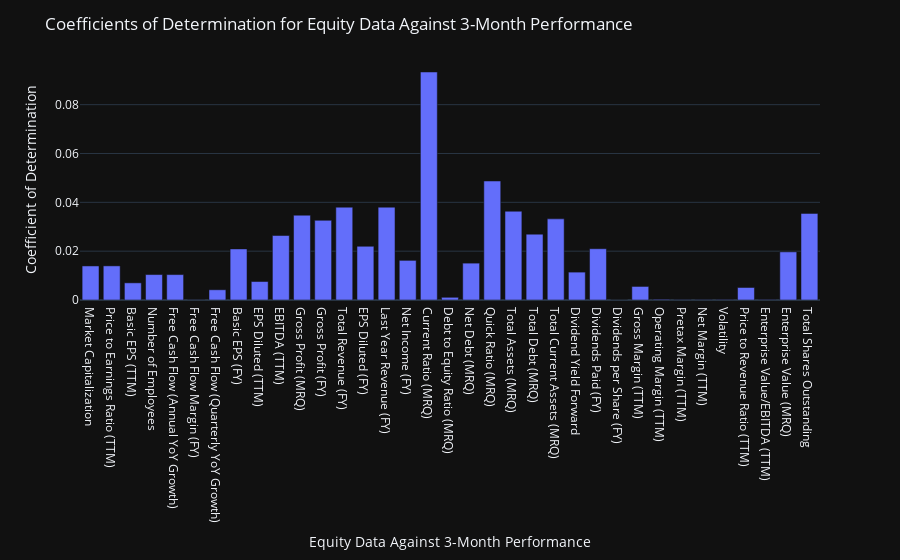
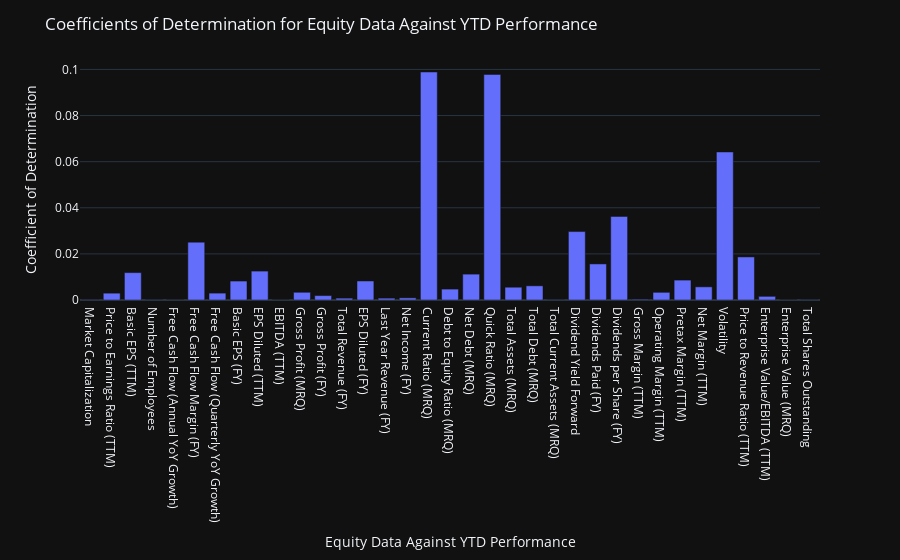

These figures' notebook cell, in order:
### Code cell
all_columns = list(mega_df_no_strings.columns)
all_columns.remove('Price')
all_columns.remove('3-Month Performance')
all_columns.remove('6-Month Performance')
all_columns.remove('YTD Performance')
all_columns.remove('Yearly Performance')
all_columns.remove('1-Year Beta')
y_value='3-Month Performance'

y_values=['3-Month Performance', 'YTD Performance']
for y_value in y_values:
    df = quant.get_lin_reg_coefs(mega_df, x_values=all_columns, y_value=y_value)
    fig = px.bar(df, x=f'Equity Data Against {y_value}', y='Coefficient of Determination')
    fig.update_layout(title_text=f'Coefficients of Determination for Equity Data Against {y_value}', template='plotly_dark')
    fig.show()

### Figure 1 — Plotly figure (JSON) as saved in the notebook; plotly's stock layout.template omitted (floating-point values rounded to 4 significant figures)
{"data": [{"alignmentgroup": "True", "hovertemplate": "Equity Data Against 3-Month Performance=%{x}<br>Coefficient of Determination=%{y}<extra></extra>", "legendgroup": "", "marker": {"color": "#636efa", "pattern": {"shape": ""}}, "name": "", "offsetgroup": "", "orientation": "v", "showlegend": false, "textposition": "auto", "type": "bar", "x": ["Market Capitalization", "Price to Earnings Ratio (TTM)", "Basic EPS (TTM)", "Number of Employees", "Free Cash Flow (Annual YoY Growth)", "Free Cash Flow Margin (FY)", "Free Cash Flow (Quarterly YoY Growth)", "Basic EPS (FY)", "EPS Diluted (TTM)", "EBITDA (TTM)", "Gross Profit (MRQ)", "Gross Profit (FY)", "Total Revenue (FY)", "EPS Diluted (FY)", "Last Year Revenue (FY)", "Net Income (FY)", "Current Ratio (MRQ)", "Debt to Equity Ratio (MRQ)", "Net Debt (MRQ)", "Quick Ratio (MRQ)", "Total Assets (MRQ)", "Total Debt (MRQ)", "Total Current Assets (MRQ)", "Dividend Yield Forward", "Dividends Paid (FY)", "Dividends per Share (FY)", "Gross Margin (TTM)", "Operating Margin (TTM)", "Pretax Margin (TTM)", "Net Margin (TTM)", "Volatility", "Price to Revenue Ratio (TTM)", "Enterprise Value/EBITDA (TTM)", "Enterprise Value (MRQ)", "Total Shares Outstanding"], "xaxis": "x", "y": [0.01395, 0.01397, 0.007023, 0.01042, 0.01041, 6.58e-05, 0.004188, 0.02093, 0.007569, 0.02641, 0.03473, 0.03263, 0.03802, 0.02199, 0.03802, 0.01623, 0.09338, 0.001105, 0.0151, 0.04874, 0.03636, 0.02696, 0.03323, 0.01142, 0.021, 1.667e-09, 0.005548, 0.0002802, 8.844e-05, 9.515e-05, 0.0001535, 0.005125, 0.0001525, 0.01971, 0.03547], "yaxis": "y"}], "layout": {"barmode": "relative", "legend": {"tracegroupgap": 0}, "margin": {"t": 60}, "title": {"text": "Coefficients of Determination for Equity Data Against 3-Month Performance"}, "xaxis": {"anchor": "y", "domain": [0, 1], "title": {"text": "Equity Data Against 3-Month Performance"}}, "yaxis": {"anchor": "x", "domain": [0, 1], "title": {"text": "Coefficient of Determination"}}}}

### Figure 2 — Plotly figure (JSON) as saved in the notebook; plotly's stock layout.template omitted (floating-point values rounded to 4 significant figures)
{"data": [{"alignmentgroup": "True", "hovertemplate": "Equity Data Against YTD Performance=%{x}<br>Coefficient of Determination=%{y}<extra></extra>", "legendgroup": "", "marker": {"color": "#636efa", "pattern": {"shape": ""}}, "name": "", "offsetgroup": "", "orientation": "v", "showlegend": false, "textposition": "auto", "type": "bar", "x": ["Market Capitalization", "Price to Earnings Ratio (TTM)", "Basic EPS (TTM)", "Number of Employees", "Free Cash Flow (Annual YoY Growth)", "Free Cash Flow Margin (FY)", "Free Cash Flow (Quarterly YoY Growth)", "Basic EPS (FY)", "EPS Diluted (TTM)", "EBITDA (TTM)", "Gross Profit (MRQ)", "Gross Profit (FY)", "Total Revenue (FY)", "EPS Diluted (FY)", "Last Year Revenue (FY)", "Net Income (FY)", "Current Ratio (MRQ)", "Debt to Equity Ratio (MRQ)", "Net Debt (MRQ)", "Quick Ratio (MRQ)", "Total Assets (MRQ)", "Total Debt (MRQ)", "Total Current Assets (MRQ)", "Dividend Yield Forward", "Dividends Paid (FY)", "Dividends per Share (FY)", "Gross Margin (TTM)", "Operating Margin (TTM)", "Pretax Margin (TTM)", "Net Margin (TTM)", "Volatility", "Price to Revenue Ratio (TTM)", "Enterprise Value/EBITDA (TTM)", "Enterprise Value (MRQ)", "Total Shares Outstanding"], "xaxis": "x", "y": [0.0001616, 0.002962, 0.01188, 9.112e-05, 4.904e-05, 0.02508, 0.002985, 0.008216, 0.01254, 1.65e-05, 0.003346, 0.001918, 0.0007962, 0.008242, 0.0007962, 0.0009238, 0.09889, 0.004734, 0.01121, 0.09784, 0.005552, 0.006152, 0.000122, 0.02968, 0.01565, 0.03626, 0.0003303, 0.003328, 0.008641, 0.005705, 0.06421, 0.01868, 0.001585, 6.138e-06, 0.000103], "yaxis": "y"}], "layout": {"barmode": "relative", "legend": {"tracegroupgap": 0}, "margin": {"t": 60}, "title": {"text": "Coefficients of Determination for Equity Data Against YTD Performance"}, "xaxis": {"anchor": "y", "domain": [0, 1], "title": {"text": "Equity Data Against YTD Performance"}}, "yaxis": {"anchor": "x", "domain": [0, 1], "title": {"text": "Coefficient of Determination"}}}}
